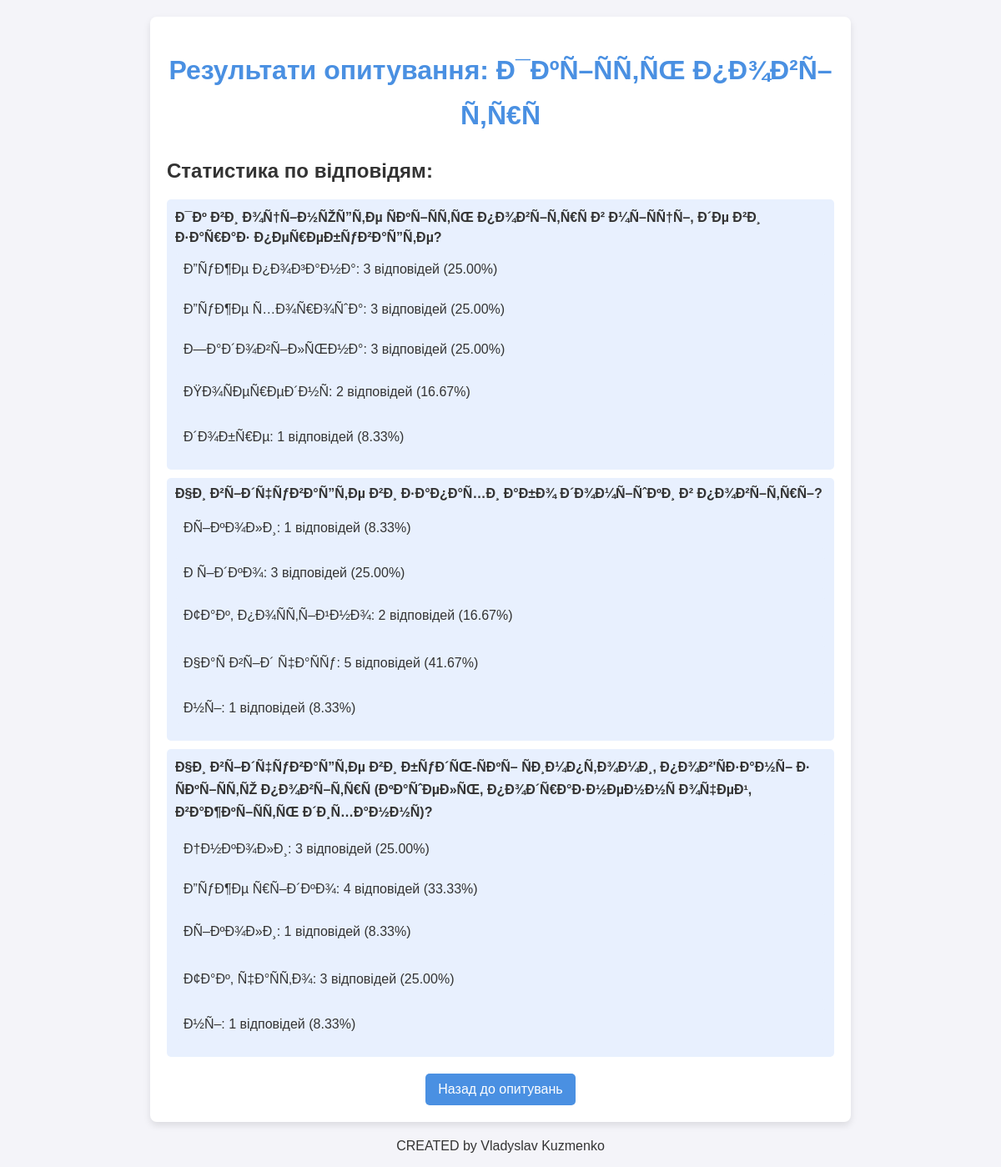
Page /results.php?poll_id=1 on the committed database.
### tables this page shows
CREATE TABLE `polls` (
  `id` int(11) NOT NULL,
  `title` varchar(255) NOT NULL,
  `description` text DEFAULT NULL,
  `created_at` timestamp NOT NULL DEFAULT current_timestamp()
);

CREATE TABLE `questions` (
  `id` int(11) NOT NULL,
  `poll_id` int(11) DEFAULT NULL,
  `question_text` varchar(255) NOT NULL
);

### results.php (the view, shortened to what this page needs)
<?php
require 'db.php';
$poll_id = $_GET['poll_id'];
$query = $pdo->prepare("SELECT * FROM polls WHERE id = ?");
$query->execute([$poll_id]);
$poll = $query->fetch();
$query = $pdo->prepare("SELECT * FROM questions WHERE poll_id = ?");
$query->execute([$poll_id]);
$questions = $query->fetchAll();
$results = [];
$totalResponses = [];
foreach ($questions as $question) {
    $query = $pdo->prepare("SELECT answer, COUNT(*) as count FROM results WHERE question_id = ? GROUP BY answer");
    $query->execute([$question['id']]);
    $results[$question['id']] = $query->fetchAll(PDO::FETCH_ASSOC);
    $query = $pdo->prepare("SELECT COUNT(*) as total FROM results WHERE question_id = ?");
    $query->execute([$question['id']]);
    $totalResponses[$question['id']] = $query->fetchColumn();
}
?>
<!DOCTYPE html>
<html lang="uk">
<head>
    <link rel="stylesheet" href="css/styles.css">
</head>
<body>
    <div class="container">
        <h1>Результати опитування: <?= htmlspecialchars($poll['title']) ?></h1>
        <div class="statistics">
            <h2>Статистика по відповідям:</h2>
            <ul>
                <?php foreach ($questions as $question): ?>
                    <li>
                        <strong><?= htmlspecialchars($question['question_text']) ?></strong>
                        <ul>
                            <?php
                            $total = $totalResponses[$question['id']];
                            foreach ($results[$question['id']] as $result):
                                $percentage = $total > 0 ? ($result['count'] / $total) * 100 : 0;
                            ?>
                                <li>
                                    <?= htmlspecialchars($result['answer']) ?>: <?= $result['count'] ?> відповідей (<?= number_format($percentage, 2) ?>%)
                                </li>
                            <?php endforeach; ?>
                        </ul>
                    </li>
                <?php endforeach; ?>
            </ul>
        </div>
        <div style="text-align: center; margin-top: 20px;">
            <a href="index.php"><button>Назад до опитувань</button></a>
        </div>
    </div>
        <footer style="text-align: center; margin-top: 20px;">
        <p>CREATED by Vladyslav Kuzmenko</p>
    </footer>
</body>
</html>

### css/styles.css (style rules this page uses)
body { font-family: Arial, sans-serif; background-color: #f4f4f9; margin: 0; padding: 0; color: #333; }
h1 { text-align: center; color: #4a90e2; }
a { color: #4a90e2; text-decoration: none; }
.container { width: 90%; max-width: 800px; margin: 20px auto; padding: 20px; background-color: #fff; border-radius: 8px; box-shadow: 0 4px 8px rgba(0, 0, 0, 0.1); }
ul { list-style-type: none; padding: 0; }
ul li { margin: 10px 0; padding: 10px; background-color: #e8f0fe; border-radius: 5px; }
button { display: inline-block; padding: 10px 15px; font-size: 16px; color: #fff; background-color: #4a90e2; border: none; border-radius: 5px; cursor: pointer; }

### rows in the picture
polls: title "Ð¯ÐºÑ–ÑÑ‚ÑŒ Ð¿Ð¾Ð²Ñ–Ñ‚Ñ€Ñ"
questions: question_text "Ð¯Ðº Ð²Ð¸ Ð¾Ñ†Ñ–Ð½ÑŽÑ”Ñ‚Ðµ ÑÐºÑ–ÑÑ‚ÑŒ Ð¿Ð¾Ð²Ñ–Ñ‚Ñ€Ñ Ð² Ð¼Ñ–ÑÑ†Ñ–, Ð´Ðµ Ð²Ð¸ Ð·Ð°Ñ€Ð°Ð· Ð¿ÐµÑ€ÐµÐ±ÑƒÐ²Ð°Ñ”Ñ‚Ðµ?", answer "Ð”ÑƒÐ¶Ðµ Ð¿Ð¾Ð³Ð°Ð½Ð°", count "3", percentage "25.00", answer "Ð”ÑƒÐ¶Ðµ Ñ…Ð¾Ñ€Ð¾ÑˆÐ°", answer "Ð—Ð°Ð´Ð¾Ð²Ñ–Ð»ÑŒÐ½Ð°", answer "ÐŸÐ¾ÑÐµÑ€ÐµÐ´Ð½Ñ", count "2", percentage "16.67", answer "Ð´Ð¾Ð±Ñ€Ðµ", count "1", percentage "8.33"
questions: question_text "Ð§Ð¸ Ð²Ñ–Ð´Ñ‡ÑƒÐ²Ð°Ñ”Ñ‚Ðµ Ð²Ð¸ Ð·Ð°Ð¿Ð°Ñ…Ð¸ Ð°Ð±Ð¾ Ð´Ð¾Ð¼Ñ–ÑˆÐºÐ¸ Ð² Ð¿Ð¾Ð²Ñ–Ñ‚Ñ€Ñ–?", answer "ÐÑ–ÐºÐ¾Ð»Ð¸", count "1", percentage "8.33", answer "Ð Ñ–Ð´ÐºÐ¾", count "3", percentage "25.00", answer "Ð¢Ð°Ðº, Ð¿Ð¾ÑÑ‚Ñ–Ð¹Ð½Ð¾", count "2", percentage "16.67", answer "Ð§Ð°Ñ Ð²Ñ–Ð´ Ñ‡Ð°ÑÑƒ", count "5", percentage "41.67", answer "Ð½Ñ–"
questions: question_text "Ð§Ð¸ Ð²Ñ–Ð´Ñ‡ÑƒÐ²Ð°Ñ”Ñ‚Ðµ Ð²Ð¸ Ð±ÑƒÐ´ÑŒ-ÑÐºÑ– ÑÐ¸Ð¼Ð¿Ñ‚Ð¾Ð¼Ð¸, Ð¿Ð¾Ð²'ÑÐ·Ð°Ð½Ñ– Ð· ÑÐºÑ–ÑÑ‚ÑŽ Ð¿Ð¾Ð²Ñ–Ñ‚Ñ€Ñ (ÐºÐ°ÑˆÐµÐ»ÑŒ, Ð¿Ð¾Ð´Ñ€Ð°Ð·Ð½ÐµÐ½Ð½Ñ Ð¾Ñ‡ÐµÐ¹, Ð²Ð°Ð¶ÐºÑ–ÑÑ‚ÑŒ Ð´Ð¸Ñ…Ð°Ð½Ð½Ñ)?", answer "Ð†Ð½ÐºÐ¾Ð»Ð¸", count "3", percentage "25.00", answer "Ð”ÑƒÐ¶Ðµ Ñ€Ñ–Ð´ÐºÐ¾", count "4", percentage "33.33", answer "ÐÑ–ÐºÐ¾Ð»Ð¸", count "1", percentage "8.33", answer "Ð¢Ð°Ðº, Ñ‡Ð°ÑÑ‚Ð¾", answer "Ð½Ñ–"
